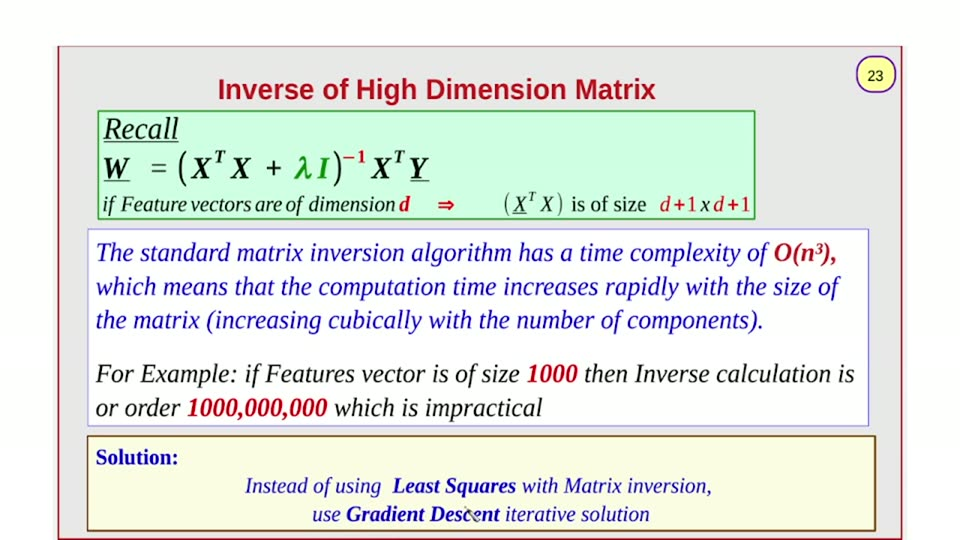
#> input picture videos/machine-learning/03_ridger_regression_gradient_descent/unique_slides/slide_023.jpg, 960 x 540 px, found by its file name
$ python spec_colors.py
#> lines starting #> are read from the running program, lines starting #| are printed output that depends on the picture; after the words box and inside, x2 and y2 are one past the last pixel; in counts of white or black regions, pixels touching at a corner belong together
#!/usr/bin/env python3
"""Final geometry+color spec for slide_023 build. 960x540 frame, 1px=1pt.
Reports box bboxes, exact fill + border colors, and per-word bbox/color for
every text line (yellow solution box, blue box, example lines, dim note)."""
import numpy as np
from PIL import Image
from collections import Counter

a = np.array(Image.open('/home/ahmed/Projects/ai_llm_slides/videos/machine-learning/03_ridger_regression_gradient_descent/unique_slides/slide_023.jpg')).astype(int)
R, G, B = a[:, :, 0], a[:, :, 1], a[:, :, 2]
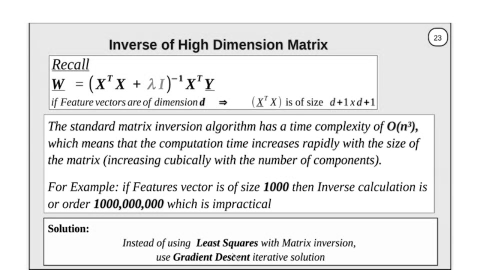
#> G: shape (540, 960) int64 (shown at 1/2 size); min 0, max 255, mean 232.2
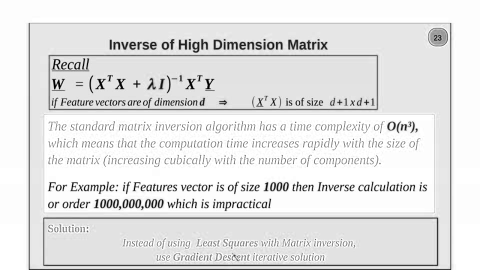
#> B: shape (540, 960) int64 (shown at 1/2 size); min 0, max 255, mean 228.1


def hist(y0, y1, x0, x1, n=4, label=""):
#> called with y0 = 128, y1 = 145, x0 = 600, x1 = 740, n = 3, label = 'GREEN fill'
    reg = a[y0:y1 + 1, x0:x1 + 1].reshape(-1, 3)
#> reg = 2538 rows, first 8: [206, 255, 226], [206, 255, 226], [206, 255, 226], [206, 255, 226], [206, 255, 226], [206, 255, 226], [206, 255, 226], [206, 255, 226]
    c = Counter(map(tuple, reg.tolist())).most_common(n)
#> c = [((206, 255, 226), 2538)]
    tot = region_total = reg.shape[0]
    print(f" {label}: ", [(tuple(int(v) for v in k), v) for k, v in c], f" ({100*max(v for _, v in c)/max(tot,1):.0f}% top)")
#|  GREEN fill:  [((206, 255, 226), 2538)]  (100% top)


print("=" * 74)
print("BOX FILLS (text-free strips)")
hist(128, 145, 600, 740, 3, "GREEN fill")
hist(235, 240, 500, 860, 3, "BLUE fill (top strip)")
#> in hist (call 2), `reg = a[y0:y1 + 1, x0:x1 + 1].reshape(-1, 3)`: reg = 2166 rows, first 8: [254, 255, 255], [254, 255, 255], [254, 255, 255], [254, 255, 255], [254, 255, 255], [254, 255, 255], [254, 255, 255], [254, 255, 255]
#|  BLUE fill (top strip):  [((254, 255, 255), 1750), ((255, 255, 255), 120), ((254, 255, 253), 47)]  (81% top)
hist(240, 250, 500, 620, 3, "BLUE fill (right of L1)")
#> in hist (call 3), `reg = a[y0:y1 + 1, x0:x1 + 1].reshape(-1, 3)`: reg = 1331 rows, first 8: [254, 253, 255], [254, 253, 255], [254, 254, 255], [254, 255, 255], [254, 255, 253], [254, 255, 251], [254, 255, 255], [254, 255, 255]
#|  BLUE fill (right of L1):  [((254, 255, 255), 186), ((252, 255, 255), 80), ((254, 255, 253), 62)]  (14% top)
hist(345, 357, 700, 860, 3, "BLUE fill (below L3)")
#> in hist (call 4), `reg = a[y0:y1 + 1, x0:x1 + 1].reshape(-1, 3)`: reg = 2093 rows, first 8: [255, 255, 255], [255, 255, 255], [255, 255, 255], [255, 255, 255], [255, 255, 255], [255, 255, 255], [255, 255, 255], [255, 255, 255]
#|  BLUE fill (below L3):  [((255, 255, 255), 2015), ((254, 255, 255), 78)]  (96% top)
hist(455, 462, 600, 860, 3, "SOL fill (top strip)")
#> in hist (call 5), `reg = a[y0:y1 + 1, x0:x1 + 1].reshape(-1, 3)`: reg = 2088 rows, first 8: [250, 253, 226], [250, 253, 226], [250, 253, 226], [250, 253, 226], [250, 253, 226], [250, 253, 226], [250, 253, 226], [250, 253, 226]
#|  SOL fill (top strip):  [((250, 253, 226), 2088)]  (100% top)
hist(482, 492, 730, 860, 3, "SOL fill (right interior)")
#> in hist (call 6), `reg = a[y0:y1 + 1, x0:x1 + 1].reshape(-1, 3)`: reg = 1441 rows, first 8: [250, 253, 226], [250, 253, 226], [250, 253, 226], [250, 253, 226], [250, 253, 226], [250, 253, 226], [250, 253, 226], [250, 253, 226]
#|  SOL fill (right interior):  [((250, 253, 226), 1441)]  (100% top)
hist(524, 528, 700, 860, 3, "SOL fill (bottom strip)")
#> in hist (call 7), `reg = a[y0:y1 + 1, x0:x1 + 1].reshape(-1, 3)`: reg = 805 rows, first 8: [250, 253, 226], [250, 253, 226], [250, 253, 226], [250, 253, 226], [250, 253, 226], [250, 253, 226], [250, 253, 226], [250, 253, 226]
#|  SOL fill (bottom strip):  [((250, 253, 226), 483), ((253, 252, 222), 161), ((255, 254, 221), 161)]  (60% top)
hist(60, 68, 300, 500, 2, "gray panel above green box")
#> in hist (call 8), `reg = a[y0:y1 + 1, x0:x1 + 1].reshape(-1, 3)`: reg = 1809 rows, first 8: [231, 233, 230], [231, 233, 230], [231, 233, 230], [231, 233, 230], [231, 233, 230], [231, 233, 230], [231, 233, 230], [231, 233, 230]
#|  gray panel above green box:  [((231, 233, 230), 938), ((232, 232, 230), 422)]  (52% top)
hist(424, 432, 300, 600, 2, "gray between blue box and example")
#> in hist (call 9), `reg = a[y0:y1 + 1, x0:x1 + 1].reshape(-1, 3)`: reg = 2709 rows, first 8: [242, 242, 255], [241, 243, 255], [241, 243, 255], [241, 243, 255], [245, 241, 255], [245, 241, 255], [244, 242, 255], [242, 243, 255]
#|  gray between blue box and example:  [((189, 186, 215), 530), ((244, 242, 255), 271)]  (20% top)
hist(392, 398, 300, 600, 2, "gray between example lines")
#> in hist (call 10), `reg = a[y0:y1 + 1, x0:x1 + 1].reshape(-1, 3)`: reg = 2107 rows, first 8: [255, 255, 253], [253, 253, 251], [248, 250, 249], [251, 253, 252], [251, 255, 252], [248, 253, 249], [251, 255, 252], [252, 255, 253]
#|  gray between example lines:  [((254, 255, 253), 1621), ((253, 255, 252), 48)]  (77% top)
hist(432, 437, 300, 500, 3, "gap above solution box")
#> in hist (call 11), `reg = a[y0:y1 + 1, x0:x1 + 1].reshape(-1, 3)`: reg = 1206 rows, first 8: [234, 233, 228], [234, 233, 228], [234, 233, 228], [234, 233, 228], [236, 233, 228], [236, 233, 228], [234, 233, 228], [234, 233, 228]
#|  gap above solution box:  [((236, 222, 177), 201), ((243, 236, 228), 101), ((242, 226, 211), 101)]  (17% top)

print("=" * 74)
print("BOX BORDERS")
print(" GREEN  top  y109-111 x300..600:", Counter(map(tuple, a[109:112, 300:600].reshape(-1, 3).tolist())).most_common(2))
#|  GREEN  top  y109-111 x300..600: [((202, 233, 201), 28), ((202, 233, 199), 24)]
print(" GREEN  bot  y218-219 x300..600:", Counter(map(tuple, a[218:220, 300:600].reshape(-1, 3).tolist())).most_common(2))
#|  GREEN  bot  y218-219 x300..600: [((93, 168, 103), 50), ((97, 161, 101), 46)]
print(" GREEN  left x98-99  y160..190:", Counter(map(tuple, a[160:190, 98:100].reshape(-1, 3).tolist())).most_common(2))
#|  GREEN  left x98-99  y160..190: [((163, 247, 172), 8), ((75, 150, 81), 7)]
print(" GREEN  right x753-755 y160..190:", Counter(map(tuple, a[160:190, 753:756].reshape(-1, 3).tolist())).most_common(2))
#|  GREEN  right x753-755 y160..190: [((157, 226, 169), 15), ((68, 144, 70), 15)]
print(" BLUE   top  y228-229 x300..600:", Counter(map(tuple, a[228:230, 300:600].reshape(-1, 3).tolist())).most_common(2))
#|  BLUE   top  y228-229 x300..600: [((193, 188, 229), 146), ((193, 188, 228), 146)]
print(" BLUE   bot  y425-426 x300..600:", Counter(map(tuple, a[425:427, 300:600].reshape(-1, 3).tolist())).most_common(2))
#|  BLUE   bot  y425-426 x300..600: [((189, 186, 215), 528), ((187, 187, 211), 20)]
print(" BLUE   left x88-89  y300..400:", Counter(map(tuple, a[300:400, 88:90].reshape(-1, 3).tolist())).most_common(2))
#|  BLUE   left x88-89  y300..400: [((211, 208, 229), 32), ((249, 246, 255), 32)]
print(" BLUE   right x867-869 y300..400:", Counter(map(tuple, a[300:400, 867:870].reshape(-1, 3).tolist())).most_common(2))
#|  BLUE   right x867-869 y300..400: [((134, 130, 180), 46), ((224, 224, 252), 43)]
print(" SOL    top  y435-436 x300..600:", Counter(map(tuple, a[435:437, 300:600].reshape(-1, 3).tolist())).most_common(2))
#|  SOL    top  y435-436 x300..600: [((137, 117, 90), 150), ((135, 118, 90), 150)]
print(" SOL    bot  y529-531 x300..600:", Counter(map(tuple, a[529:532, 300:600].reshape(-1, 3).tolist())).most_common(2))
#|  SOL    bot  y529-531 x300..600: [((134, 107, 78), 127), ((136, 106, 78), 67)]
print(" SOL    left x86-87  y470..500:", Counter(map(tuple, a[470:500, 86:88].reshape(-1, 3).tolist())).most_common(2))
#|  SOL    left x86-87  y470..500: [((203, 191, 177), 30), ((92, 77, 58), 30)]
print(" SOL    right x873-875 y470..500:", Counter(map(tuple, a[470:500, 873:876].reshape(-1, 3).tolist())).most_common(2))
#|  SOL    right x873-875 y470..500: [((232, 219, 184), 30), ((128, 105, 64), 30)]

print("=" * 74)
print("BADGE")
hist(66, 70, 870, 884, 3, "badge fill")
#> in hist (call 12), `reg = a[y0:y1 + 1, x0:x1 + 1].reshape(-1, 3)`: reg = 75 rows, first 8: [255, 255, 164], [255, 255, 164], [251, 255, 158], [255, 255, 165], [255, 255, 156], [248, 255, 147], [249, 255, 149], [255, 255, 157]
#|  badge fill:  [((255, 255, 166), 3), ((255, 255, 164), 2), ((255, 255, 156), 2)]  (4% top)

print("=" * 74)
print("PER-WORD TEXT (words split on >=5px whitespace; dominant core color)")

red = (R > 120) & (R - G > 80) & (R - B > 80)
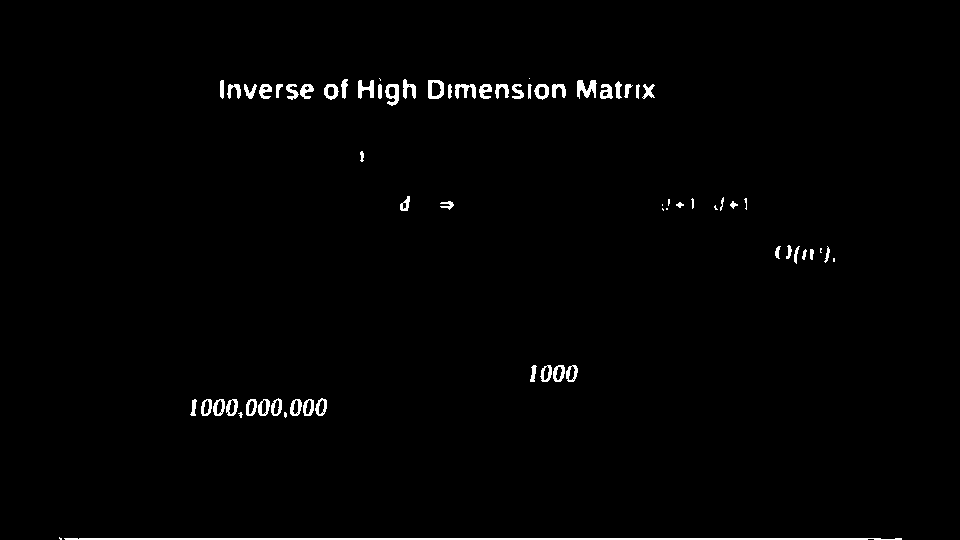
#> red: shape (540, 960) bool; 1.3% white; 69 white regions (13 under 20 px), largest, box (x1, y1, x2, y2) and area: (64, 538, 902, 540) 1654, (577, 80, 597, 99) 227, (428, 80, 444, 99) 185
navy = (B > R + 40) & (B > 90) & (G < 120)
#> navy: shape (540, 960) bool; 2.3% white in thin lines or dots, all inside (x1, y1, x2, y2) = (97, 69, 857, 521)
blk = (R < 110) & (G < 110) & (B < 110)
#> blk: shape (540, 960) bool; 1.7% white in thin lines or dots, all inside (x1, y1, x2, y2) = (58, 46, 902, 540)
ALL = red | navy | blk


def clsc(px):
    r, g, b = px
    if r > 120 and r - g > 80 and r - b > 80:
        return "RED"
    if b > r + 40 and b > 90 and g < 120:
        return "NAVY"
    if r < 110 and g < 110 and b < 110:
        return "BLK"
    return "other"


def words(y0, y1, x0, x1, label):
#> called with y0 = 444, y1 = 470, x0 = 90, x1 = 880, label = 'SOL label'
    sub = ALL[y0:y1 + 1, x0:x1 + 1]
#> sub: shape (27, 791) bool; 2.2% white; 13 white regions (4 under 20 px), largest, box (x1, y1, x2, y2) and area: (71, 10, 81, 20) 65, (35, 10, 45, 21) 64, (18, 10, 27, 20) 59
    col = sub.any(axis=0)
    xs = np.where(col)[0]
#> xs = 64 values from 7 to 785
    if not len(xs):
        print(f" {label}: no ink")
        return
    grp = []
    g0 = p = xs[0]
#> g0 = 7; p = 7
    for x in xs[1:]:
        if x - p > 4:
            grp.append((int(g0), int(p)))
            g0 = x
        p = x
#> this loop made 63 passes
#> g0 on pass 63: 785
#> after the loop, grp = [(7, 86)]
    grp.append((int(g0), int(p)))
    print(f" {label}:")
    for (s, e) in grp:
        seg = a[y0:y1 + 1, s + x0:e + x0 + 1]
        cls = Counter(clsc(p) for p in seg.reshape(-1, 3) if clsc(p) != "other")
        om = np.where(ALL[y0:y1 + 1, s + x0:e + x0 + 1])
        ys = om[0] if len(om) else [0]
        top = ys.min() + y0 if len(ys) else None
        bot = ys.max() + y0 if len(ys) else None
        best = cls.most_common(1)
        colname = best[0][0] if best else "?"
        print(f"   x{s+x0}..{e+x0} w={e-s+1} y{top}..{bot} -> {colname} ({best[0][1] if best else 0})")
#> this loop made 2 passes
#> (s, e) on pass 1: (7, 86)
#> (printed output is left out)


# SOLUTION box: label + 2 centered lines
words(444, 470, 90, 880, "SOL label")
words(470, 502, 90, 880, "SOL L1")
#> the loop in words (call 2), `for x in xs[1:]:` made 319 passes
#> x on passes 1 to 3: 158, 159, 160
#> the loop in words (call 2), `for (s, e) in grp:` made 9 passes
#> (s, e) on passes 1 to 8: (157, 217), (224, 241), (246, 290), (304, 348), (356, 424), (433, 466), (476, 530), (539, 619)
#> (printed output is left out)
words(500, 530, 90, 880, "SOL L2")
# BLUE box 3 lines
words(238, 268, 90, 870, "BLUE L1")
words(270, 300, 90, 870, "BLUE L2")
words(302, 336, 90, 870, "BLUE L3")
# EXAMPLE 2 lines
words(356, 390, 90, 870, "EX L1")
words(394, 424, 90, 870, "EX L2")
#> in words (call 8), `sub = ALL[y0:y1 + 1, x0:x1 + 1]`:
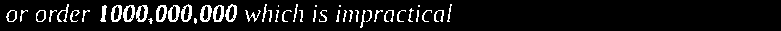
#> sub: shape (31, 781) bool; 8.9% white in thin lines or dots, all inside (x1, y1, x2, y2) = (6, 4, 452, 28)
#> the loop in words (call 8), `for x in xs[1:]:` made 337 passes
#> x on passes 1 to 3: 7, 8, 9
#> the loop in words (call 8), `for (s, e) in grp:` made 7 passes
#> (s, e) on passes 1 to 7: (6, 27), (36, 89), (100, 106), (111, 236), (245, 302), (313, 326), (336, 451)
#> (printed output is left out)
#> pass 1, in words (call 8), `seg = a[y0:y1 + 1, s + x0:e + x0 + 1]`:
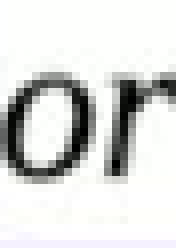
#> seg: shape (31, 22, 3) int64 (shown 8 times larger); mean R, G, B 217.7, 218.7, 217
# DIM NOTE line
words(191, 220, 95, 780, "DIM NOTE")
#> in words (call 9), `sub = ALL[y0:y1 + 1, x0:x1 + 1]`:
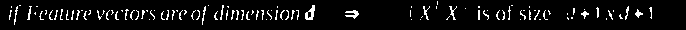
#> sub: shape (30, 686) bool; 6.7% white in thin lines or dots, all inside (x1, y1, x2, y2) = (9, 1, 652, 25)
#> the loop in words (call 9), `for x in xs[1:]:` made 328 passes
#> x on passes 1 to 3: 10, 11, 14
#> the loop in words (call 9), `for (s, e) in grp:` made 23 passes
#> (s, e) on passes 1 to 8: (9, 20), (27, 90), (97, 154), (161, 186), (191, 208), (214, 298), (305, 314), (345, 358)
#> (printed output is left out)
#> pass 3, in words (call 9), `seg = a[y0:y1 + 1, s + x0:e + x0 + 1]`:
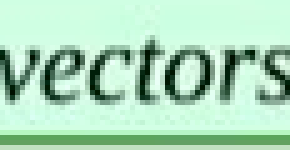
#> seg: shape (30, 58, 3) int64 (shown 5 times larger); mean R, G, B 172.7, 216.4, 187.6
# EQUATION (nonfill ink)
print(" EQUATION: ink x104..429 y151..186, underline y180-181 x104..129")
print("   lambda+1 are GREEN; superscript (-1) is RED")
